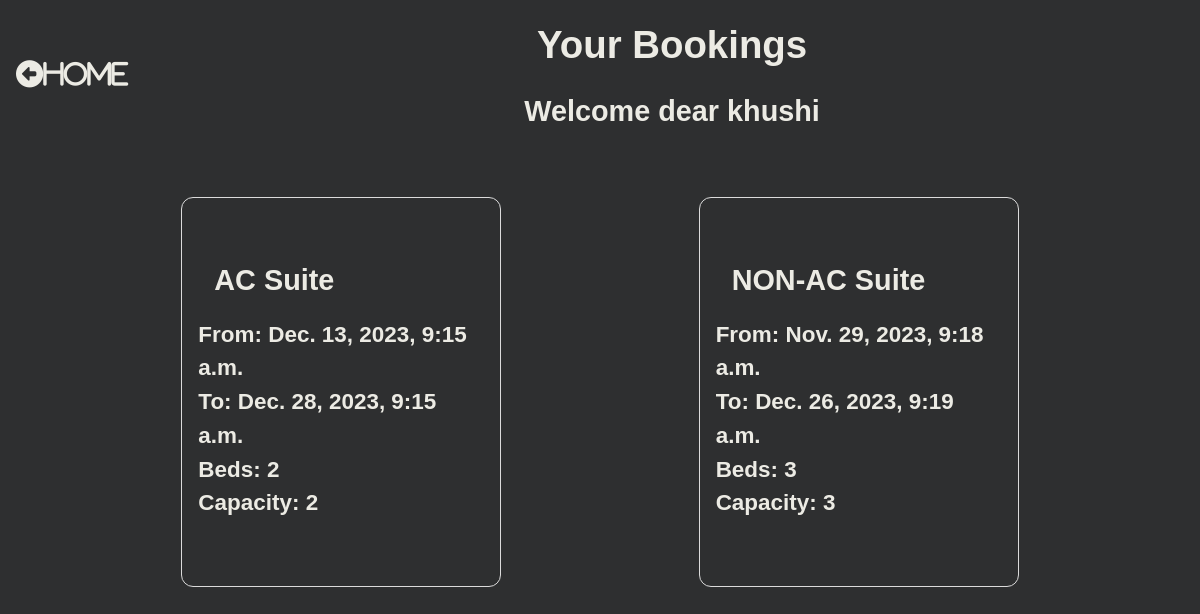
Before: /booking_list/ (signed in) with the older database file.
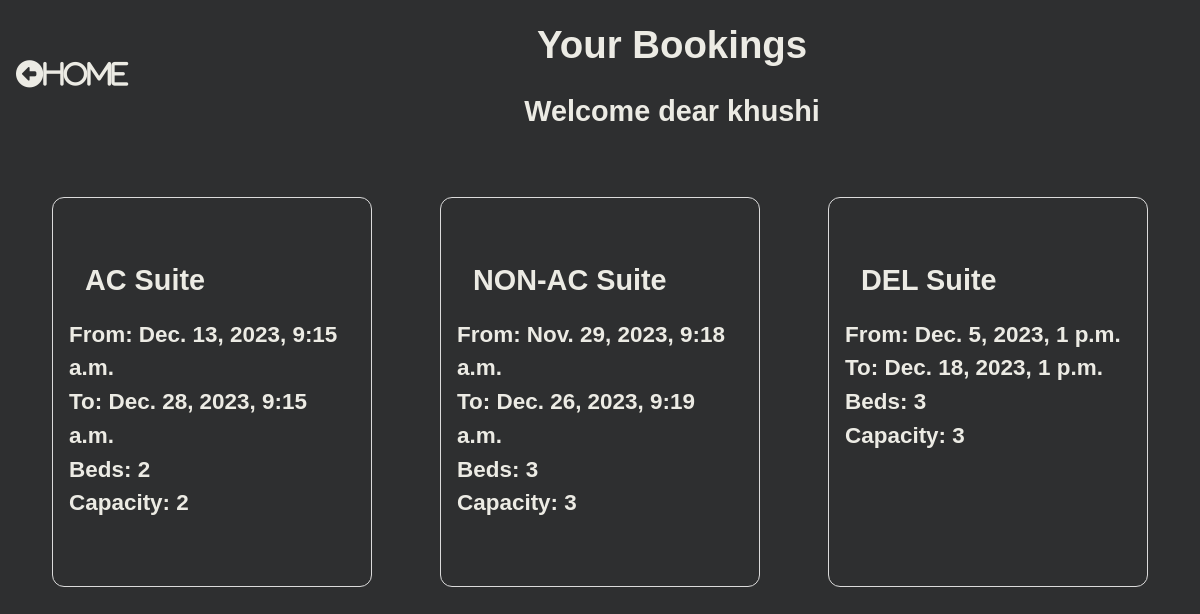
After: the same page with the newer database file.
### hotel/models.py (models this page shows, shortened)
class Booking(models.Model):
    user = models.ForeignKey(settings.AUTH_USER_MODEL, on_delete=models.CASCADE)
    room = models.ForeignKey(Room, on_delete=models.CASCADE)
    check_in = models.DateTimeField()
    check_out = models.DateTimeField()
    def get_cancel_booking_url(self):
        return reverse_lazy('hotel:CancelBookingView', args=[self.pk, ])

class Room(models.Model):
    objects = None
    room_categories = (
        ("AC", "AC"),
        ("NON-AC", "NON-AC"),
        ("DELUXE", "DELUXE"),
        ("KING", "KING"),
        ("QUEEN", "QUEEN")
    )
    number = models.IntegerField()
    category = models.CharField(max_length=20, choices=room_categories)
    beds = models.IntegerField()
    capacity = models.IntegerField()

### hotel/views.py (the view)
# urls.py: path('booking_list/', BookingListView.as_view(), name='BookingListView'),
class BookingListView(ListView):
    model = Booking
    template_name = "hotel/booking_list.html"
    def get_queryset(self, *args, **kwargs):
        if self.request.user.is_staff:
            booking_list = Booking.objects.all()
            return booking_list
        else:
            booking_list = Booking.objects.filter(user=self.request.user)
            return booking_list

### hotel/templates/hotel/booking_list.html (shortened to what this page needs)
{% load static %}
<!DOCTYPE html>
<html lang="en">
<head>
    <link rel="stylesheet" href="{% static 'hotel/booking_list_view.css' %}">
</head>
<body>
    <div class="content">
        <div class="header">
            <div class="headings">
                <h1>Your Bookings</h1>
                <h2>Welcome dear {{user}}</h2>
            </div>
            <div class="home">
                <div class="home">
                    <a href="{% url 'hotel:roomList' %}"><i class="fas fa-arrow-alt-circle-left">Home</i></a>
                </div>
            </div>
        </div>
        <div class="bookings">
            {% for booking in booking_list %}
            <div class="booking">
                <div class="category">
                    <h2>{{booking.room.category}} Suite</h2>
                </div>
                <div class="from">
                    <h3>From: {{booking.check_in}}</h3>
                </div>
                <div class="to">
                    <h3>To: {{booking.check_out}}</h3>
                </div>
                <div class="beds">
                    <h3>Beds: {{booking.room.beds}}</h3>
                </div>
                <div class="capacity">
                    <h3>Capacity: {{booking.room.capacity}}</h3>
                </div>
                <div class="cancel"><a href="{{booking.get_cancel_booking_url}}" class="invisible"></a></div>
            </div>
            {% endfor %}
        </div>
</body>
</html>

Changed rows visible on the page:
added Booking: room.category "DEL", check_in "Dec. 5, 2023, 1 p.m.", check_out "Dec. 18, 2023, 1 p.m.", room.beds "3", room.capacity "3"
